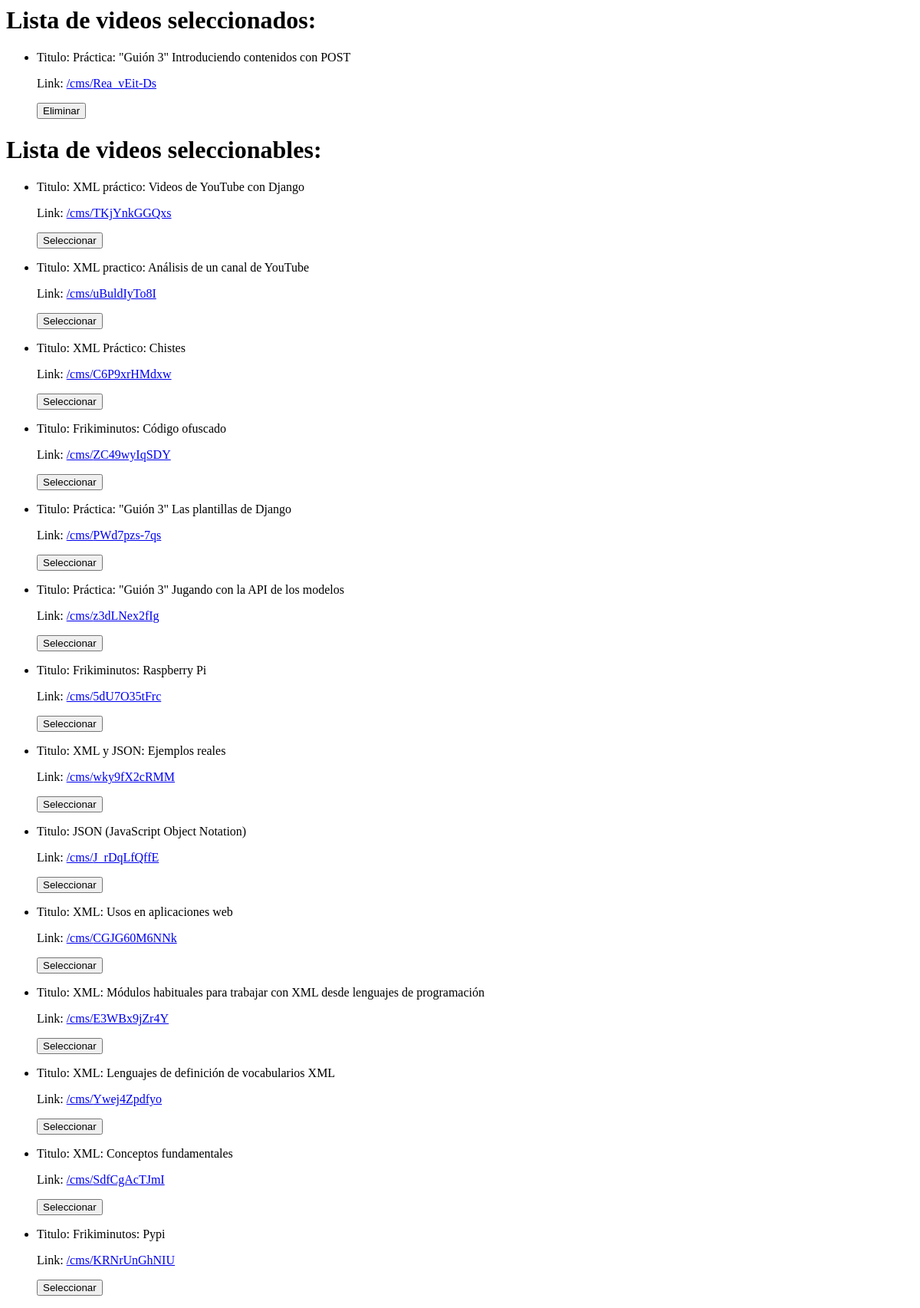
The page /cms/ on the database as committed earlier.
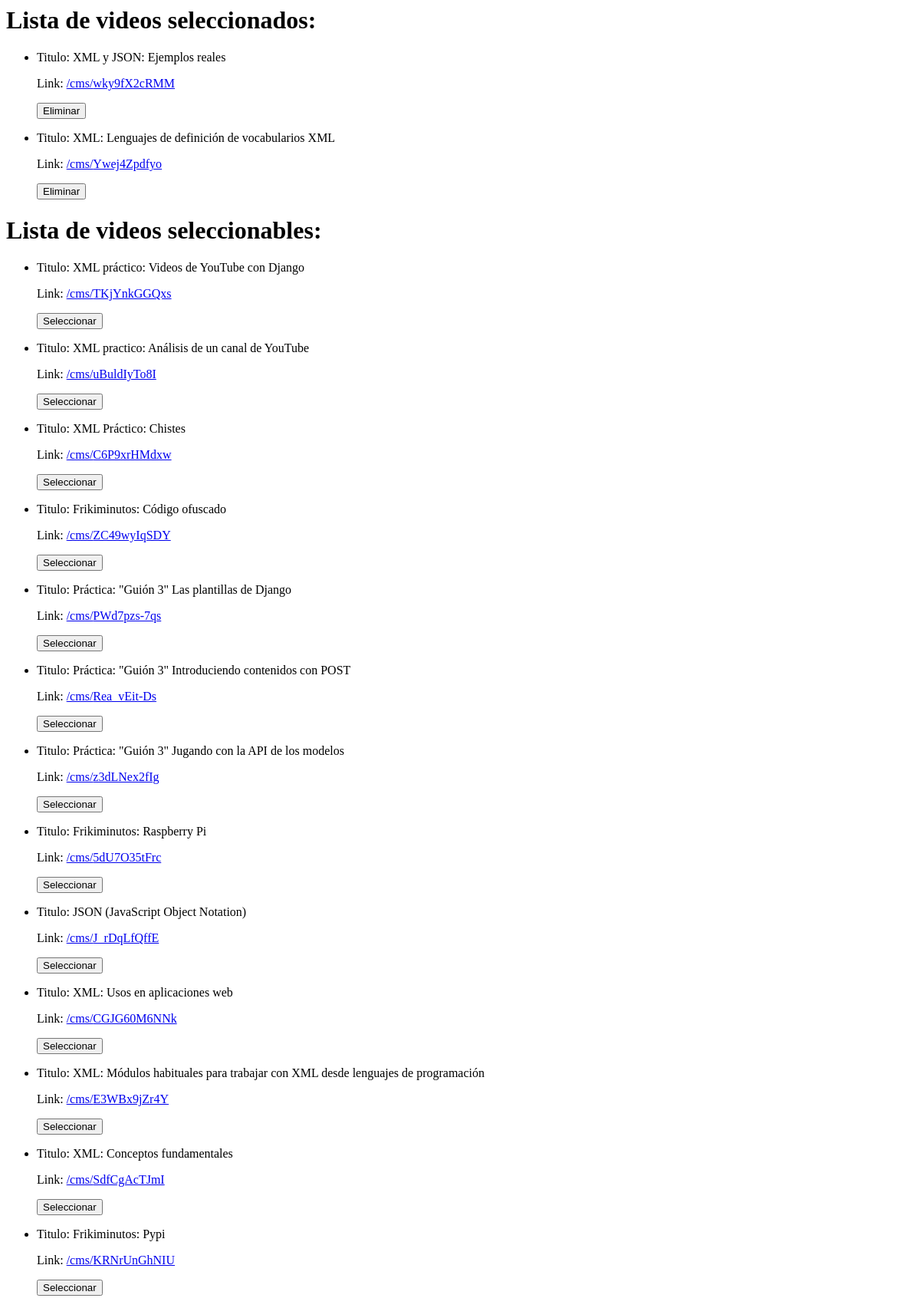
The same page on the database as committed later.
### cms/models.py (models this page shows, shortened)
class Video(models.Model):
    canal = models.ForeignKey(CanalYT, on_delete=models.CASCADE, null=True)
    titulo = models.CharField(max_length=64, null=True)
    link = models.CharField(max_length=64, null=True)
    esta_seleccionado = models.BooleanField(default=False)
    ytid = models.CharField(max_length=64, null=True)
    img = models.CharField(max_length=128, null=True)
    fechaPub = models.DateTimeField('publicado', null=True)
    descri = models.CharField(max_length=256, null=True)

### cms/views.py (the view)
# urls.py: path('', views.index),
@csrf_exempt
def index(request):
    videos_list = Video.objects.all()
    context = {'videos_list': videos_list}
    if request.method == "POST":
        video_id = request.POST['action']
        v = Video.objects.get(ytid=video_id)
        v.esta_seleccionado = not v.esta_seleccionado
        v.save()
    return render(request, 'cms/index.html', context)

### cms/templates/cms/index.html
<h1>Lista de videos seleccionados:</h1>
<ul>
{% for video in videos_list %}
        {% if video.esta_seleccionado %}
            <li>
            <p> Titulo: {{video.titulo}}</p>
            <p> Link: <a href=/cms/{{ video.ytid }}>/cms/{{ video.ytid }}</a> </p>
            <form action="" method="POST">
                  <button name="action" value= {{ video.ytid }} type = "submit">Eliminar</button>
            </form>
            </li>
        {% endif %}
{% endfor %}
</ul>
<h1>Lista de videos seleccionables:</h1>
<ul>
{% for video in videos_list %}
      {% if not video.esta_seleccionado %}
        <li>
        <p> Titulo: {{video.titulo}}</p>
        <p> Link: <a href=/cms/{{ video.ytid }}>/cms/{{ video.ytid }}</a> </p>
        <form action="" method="POST">
              <button name="action" value= {{ video.ytid}} type = "submit">Seleccionar</button>
        </form>
        </li>
      {% endif %}
{% endfor %}
</ul>

Rows that differ between the two databases and show on the page:
changed Video "XML y JSON: Ejemplos reales": moves from the list under "Lista de videos seleccionables:" to the list under "Lista de videos seleccionados:"
changed Video "XML: Lenguajes de definición de vocabularios XML": moves from the list under "Lista de videos seleccionables:" to the list under "Lista de videos seleccionados:"
changed Video "Práctica: \"Guión 3\" Introduciendo contenidos con POST": moves from the list under "Lista de videos seleccionados:" to the list under "Lista de videos seleccionables:"
